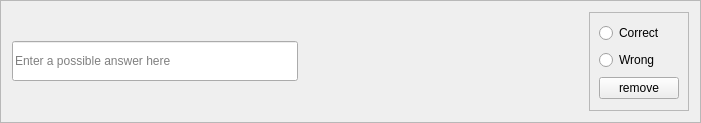
<?xml version="1.0" encoding="UTF-8"?>
<ui version="4.0">
 <class>Frame</class>
 <widget class="QFrame" name="Frame">
  <property name="geometry">
   <rect>
    <x>0</x>
    <y>0</y>
    <width>701</width>
    <height>123</height>
   </rect>
  </property>
  <property name="windowTitle">
   <string>Frame</string>
  </property>
  <property name="frameShape">
   <enum>QFrame::StyledPanel</enum>
  </property>
  <layout class="QHBoxLayout" name="horizontalLayout">
   <item>
    <widget class="QLineEdit" name="lineEdit">
     <property name="minimumSize">
      <size>
       <width>0</width>
       <height>40</height>
      </size>
     </property>
     <property name="maximumSize">
      <size>
       <width>16777215</width>
       <height>40</height>
      </size>
     </property>
     <property name="placeholderText">
      <string>Enter a possible answer here</string>
     </property>
     <property name="clearButtonEnabled">
      <bool>false</bool>
     </property>
    </widget>
   </item>
   <item>
    <spacer name="horizontalSpacer">
     <property name="orientation">
      <enum>Qt::Horizontal</enum>
     </property>
     <property name="sizeHint" stdset="0">
      <size>
       <width>40</width>
       <height>20</height>
      </size>
     </property>
    </spacer>
   </item>
   <item>
    <widget class="QFrame" name="frame">
     <property name="frameShape">
      <enum>QFrame::StyledPanel</enum>
     </property>
     <property name="frameShadow">
      <enum>QFrame::Raised</enum>
     </property>
     <layout class="QVBoxLayout" name="verticalLayout">
      <item>
       <widget class="QRadioButton" name="radioButton">
        <property name="text">
         <string>Correct</string>
        </property>
       </widget>
      </item>
      <item>
       <widget class="QRadioButton" name="radioButton_2">
        <property name="text">
         <string>Wrong</string>
        </property>
       </widget>
      </item>
      <item>
       <widget class="QPushButton" name="pushButton">
        <property name="text">
         <string>remove</string>
        </property>
       </widget>
      </item>
     </layout>
    </widget>
   </item>
  </layout>
 </widget>
 <resources/>
 <connections/>
</ui>
